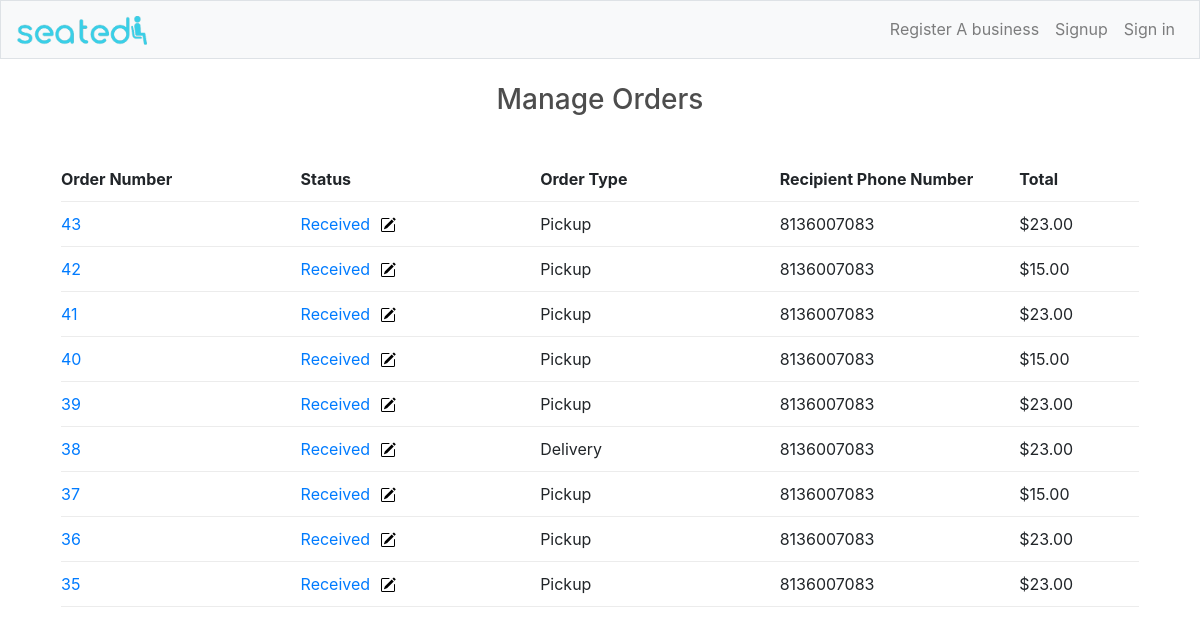
Before: /manage_orders/4/ with the older database file.
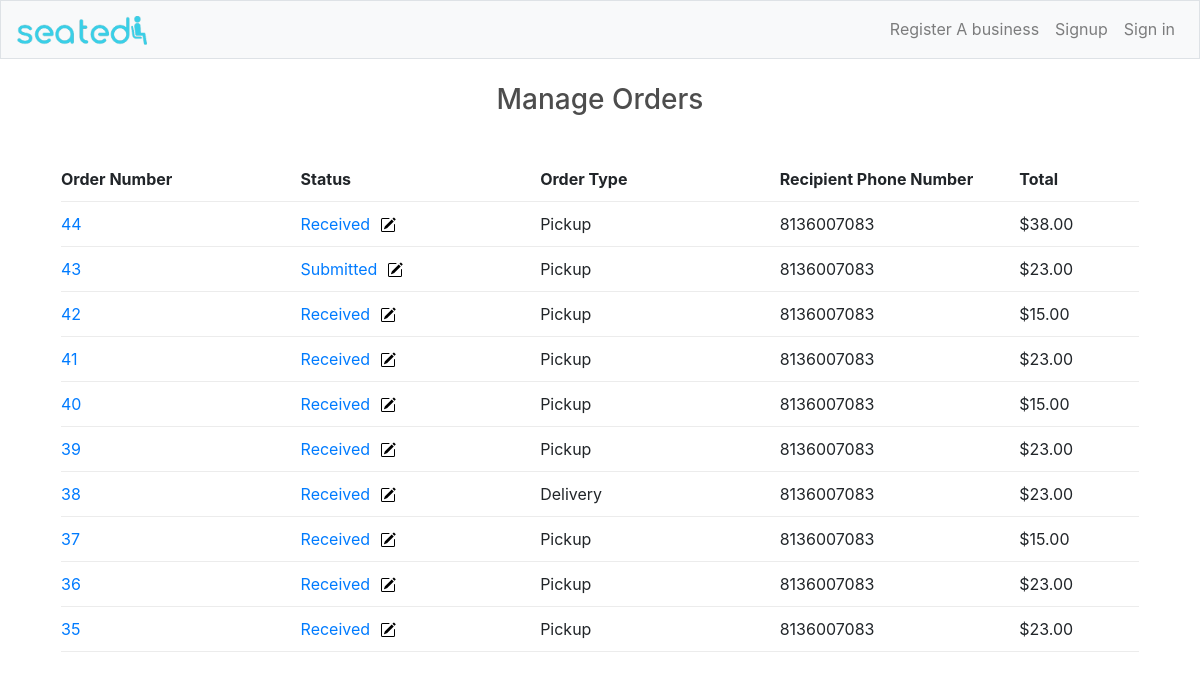
After: the same page with the newer database file.
### customer/models.py (models this page shows, shortened)
class Order(models.Model):
    created_date = models.DateTimeField(auto_now_add=True, null=True)
    status = models.CharField(max_length=200, null=True, choices=STATUS)
    customer = models.ForeignKey(Customer, null=True, on_delete=models.SET_NULL)
    complete = models.BooleanField(default=False, null=True, blank=False)
    transaction_id = models.CharField(max_length=200, null=True)
    entry = models.ForeignKey(Entry, on_delete=models.CASCADE, null=True)
    topic = models.ForeignKey(Topic, on_delete=models.CASCADE, null=True)
    pickup = models.BooleanField(default=True, null=False, blank=False)
    @property
    def get_cart_total(self):
        orderitems = self.orderitem_set.all()
        total = sum([item.get_total for item in orderitems])
        return total

class OrderItem(models.Model):
    menu_item = models.ForeignKey(Menu_item, on_delete=models.SET_NULL, null=True)
    order = models.ForeignKey(Order, on_delete=models.SET_NULL, null=True)
    quantity = models.IntegerField(default=0, null=True, blank=True)
    date_added = models.DateTimeField(auto_now_add=True)
    @property
    def get_total(self):
        total = self.menu_item.price * self.quantity
        return total

### users/models.py (models this page shows, shortened)
class Customer(models.Model):
    user = models.OneToOneField(User, on_delete=models.CASCADE, primary_key=True)
    phone_number = models.CharField(max_length=20)

### learning_logs/models.py (models this page shows, shortened)
class Menu_item(models.Model):
    menu = models.ForeignKey(Menu, on_delete=models.CASCADE)
    title = models.CharField(max_length=50, null=False)
    description = models.CharField(max_length=100, null=True)
    price = models.DecimalField(max_digits=6, decimal_places=2, default=None, blank=True, null=True)
    image = models.ImageField(null=True, blank=True, upload_to='menu_items')
    quantity = models.IntegerField(default=0)
    delivery = models.BooleanField(default=True, null=False, blank=False)
    class Meta:
        verbose_name_plural = 'menu items'

### learning_logs/views.py (the view)
# urls.py: path('manage_orders/<int:entry_id>/', views.manage_orders, name='manage_orders'),
def manage_orders(request, entry_id):
    entry = Entry.objects.get(id=entry_id)
    orders = Order.objects.filter(entry = entry).order_by('-created_date')
    items = OrderItem.objects.filter(order__entry = entry)
    seats = Seatlocation.objects.filter(order__entry=entry)
    context = {'entry':entry, 'orders':orders, 'items':items, 'seats':seats}
    return render(request, 'learning_logs/manage_orders.html', context)

### learning_logs/templates/learning_logs/manage_orders.html
{% extends "learning_logs/base.html" %}
{% load bootstrap4 %}
{%  load static %}
{% block page_header %}
<div class="container" style="margin-bottom: 50px; text-align: center;">
    <h3>Manage Orders</h3>
</div>
{% endblock page_header %}
{% block content %}
<div class="container">
    <div class="col-lg-12" style="padding-left: 1px; padding-right: 1px; margin-bottom: 40px;">
        <div class="cart-row">
            <div style="flex: 2;"><strong>Order Number</strong></div>
            <div style="flex: 2;"><strong>Status</strong></div>
            <div style="flex: 2;"><strong>Order Type</strong></div>
            <div style="flex: 2;"><strong>Recipient Phone Number</strong></div>
            <div style="flex: 1;"><strong>Total</strong></div>
        </div>
        {% for order in orders %}
        <div class="cart-row">
            <div style="flex: 2"><a href="{% url 'learning_logs:order_detail' order.id %}">{{order.id}}</a></div>
            <div style="flex: 2"><a href="{% url 'learning_logs:update_status' order.id %}">{{order.status}}<span style="padding-left: 10px ;"><img src="{% static 'pencil-square.svg' %}"></a></span></div>
            <div style="flex: 2">{% if order.pickup == True %}Pickup
                {% else %}
                Delivery
                {% endif %}</div>
            <div style="flex: 2">{{order.customer.phone_number}}</div>
            <div style="flex: 1">${{order.get_cart_total}}</div>
    </div>
    {% empty %}
    <p>This vendor has not receieved any orders yet.</p>
    {% endfor %}
</div>
{% endblock content %}

Changed rows visible on the page:
added Order: id "44", status "Received", pickup "Pickup", customer.phone_number "8136007083", get_cart_total "38.00"
changed Order id 43: status "Received" → "Submitted"
